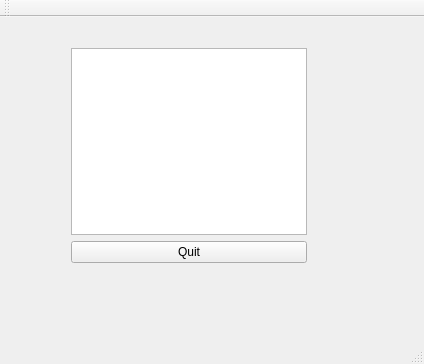
<?xml version="1.0" encoding="UTF-8"?>
<ui version="4.0">
 <class>Notepad</class>
 <widget class="QMainWindow" name="Notepad">
  <property name="geometry">
   <rect>
    <x>0</x>
    <y>0</y>
    <width>424</width>
    <height>364</height>
   </rect>
  </property>
  <property name="windowTitle">
   <string>Notepad</string>
  </property>
  <widget class="QWidget" name="centralWidget">
   <widget class="QWidget" name="">
    <property name="geometry">
     <rect>
      <x>60</x>
      <y>20</y>
      <width>258</width>
      <height>237</height>
     </rect>
    </property>
    <layout class="QVBoxLayout" name="verticalLayout">
     <item>
      <widget class="QTextEdit" name="textEdit"/>
     </item>
     <item>
      <widget class="QPushButton" name="quitButton">
       <property name="text">
        <string>Quit</string>
       </property>
      </widget>
     </item>
    </layout>
   </widget>
  </widget>
  <widget class="QMenuBar" name="menuBar">
   <property name="geometry">
    <rect>
     <x>0</x>
     <y>0</y>
     <width>424</width>
     <height>33</height>
    </rect>
   </property>
  </widget>
  <widget class="QToolBar" name="mainToolBar">
   <attribute name="toolBarArea">
    <enum>TopToolBarArea</enum>
   </attribute>
   <attribute name="toolBarBreak">
    <bool>false</bool>
   </attribute>
  </widget>
  <widget class="QStatusBar" name="statusBar"/>
 </widget>
 <layoutdefault spacing="6" margin="11"/>
 <resources/>
 <connections/>
</ui>
